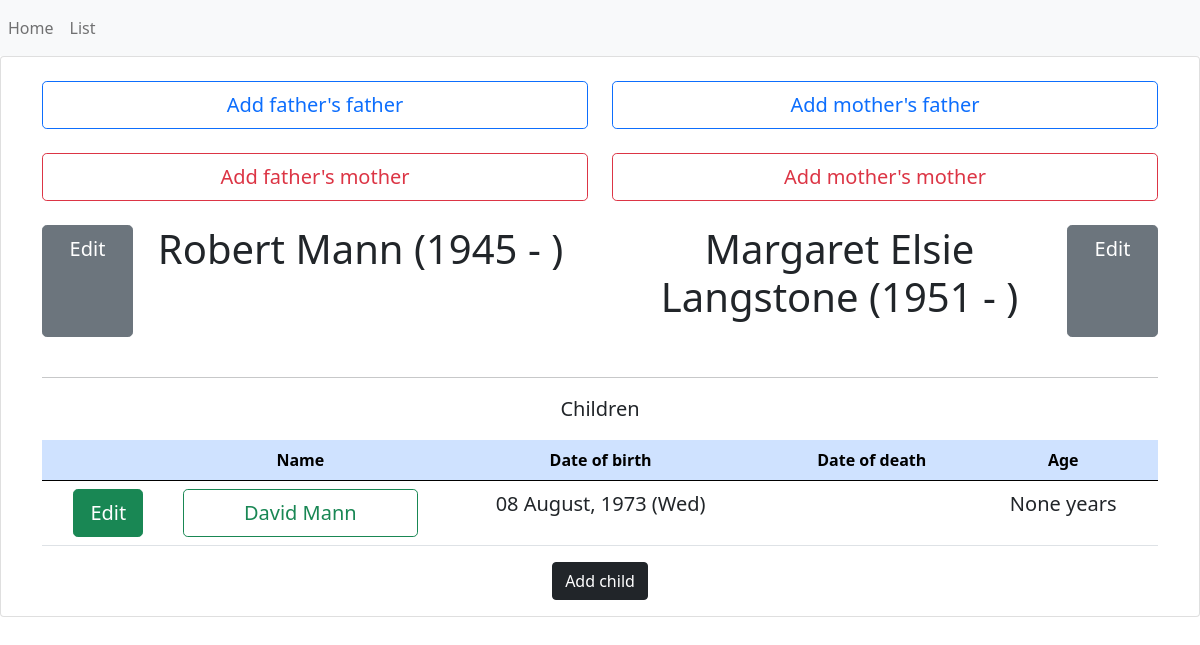
The app's page /family/2, older data.
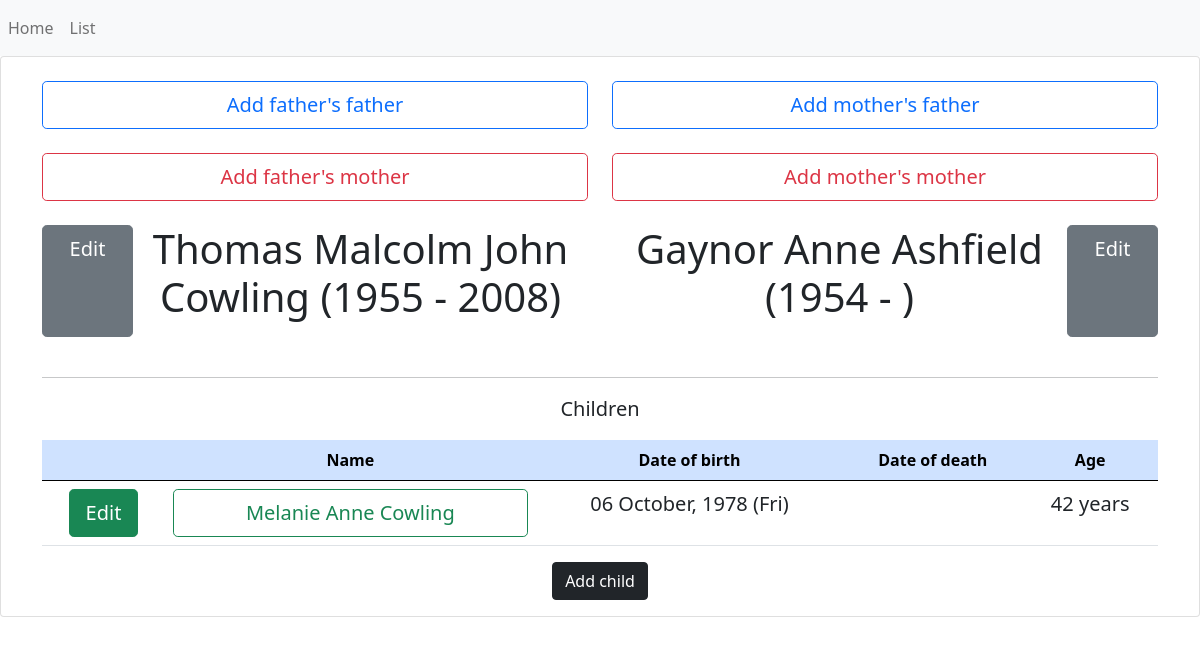
The same page, newer data.
### genealogy/models.py (models this page shows, shortened)
class Individual(db.Model):
    __tablename__ = "individual"
    id = db.Column(db.Integer, primary_key=True)
    forenames = db.Column(db.Text)
    surname = db.Column(db.Text)
    fullname = db.Column(db.Text)
    gender = db.Column(db.Text)
    dob = db.Column(db.Date)
    dod = db.Column(db.Date)
    age = db.Column(db.Integer)
    parents = db.relationship("Parents", secondary=FamilyLink.__table__)

### genealogy/individual/views.py (the view, shortened to what this page needs)
@app.route("/family/<parentsid>", methods=["GET", "POST"])
def show_family(parentsid):
    form = FamilyView()
    children = db.session.query(Individual) \
        .join(FamilyLink) \
        .filter(FamilyLink.parents_id == parentsid) \
        .filter(FamilyLink.individual_id == Individual.id)
    try:
        father = Individual.query.get(Parents.query.get(parentsid).father_id)
    except:
        father = None
    try:
        mother = Individual.query.get(Parents.query.get(parentsid).mother_id)
    except:
        mother = None
    try:
        patgrandfather = Individual.query.get(
            Individual.query.get(Parents.query.get(parentsid).father_id).parents[0].father_id)
    except:
        patgrandfather = None
    try:
        patgrandmother = Individual.query.get(
            Individual.query.get(Parents.query.get(parentsid).father_id).parents[0].mother_id)
    except:
        patgrandmother = None
    try:
        matgrandfather = Individual.query.get(
            Individual.query.get(Parents.query.get(parentsid).mother_id).parents[0].father_id)
    except:
        matgrandfather = None
    try:
        matgrandmother = Individual.query.get(
            Individual.query.get(Parents.query.get(parentsid).mother_id).parents[0].mother_id)
    except:
        matgrandmother = None
    return render_template("home.html", form=form, father=father, mother=mother, children=children,
                           patgrandfather=patgrandfather, patgrandmother=patgrandmother, matgrandfather=matgrandfather,
                           matgrandmother=matgrandmother)

### app.py (called while the page is built)
@app.template_filter()
def datedisplay(value, format='%d %B, %Y (%a)'):
    if value is None:
        return None
    return value.strftime(format)

### genealogy/individual/templates/home.html (shortened to what the changed rows need)
{% extends "base.html" %}
{% block content %}
<div class=class="container-fluid">
    <div class="card">
        <div class="card-deck mb-3 text-center">
            <form method="POST" class="col-md-12">
                <br>
                <div class="container">
                    <br>
                    <br>
                    <div class="row">
                        <div class="col d-flex">
                            {% if father %}
                            <a class="btn btn-secondary btn-lg col-2" href="{{ url_for( 'edit', id=father.id ) }}"
                               role="button">Edit</a>
                            {% if father.dob and father.dod %}
                            <p class="display-6 col-10">{{ father.fullname }} ({{ moment(father.dob).format('YYYY') }} - {{ moment(father.dod).format('YYYY') }})</p>
                            {% elif father.dob and father.dod is none %}
                            <p class="display-6 col-10">{{ father.fullname }} ({{ moment(father.dob).format('YYYY') }} - )</p>
                            {% elif father.dob is none and father.dod %}
                            <p class="display-6 col-10">{{ father.fullname }} ( - {{ moment(father.dod).format('YYYY') }})</p>
                            {% elif father.dob is none and father.dod is none %}
                            <p class="display-6 col-10">{{ father.fullname }} (    -    )</p>
                            {% endif %}
                            {% endif %}
                        </div>
                        <div class="col d-flex">
                            {% if mother %}
                            {% if mother.dob and mother.dod %}
                            <p class="display-6 col-10">{{ mother.fullname }} ({{ moment(mother.dob).format('YYYY') }} - {{ moment(mother.dod).format('YYYY') }})</p>
                            {% elif mother.dob and mother.dod is none %}
                            <p class="display-6 col-10">{{ mother.fullname }} ({{ moment(mother.dob).format('YYYY') }} - )</p>
                            {% elif mother.dob is none and mother.dod %}
                            <p class="display-6 col-10">{{ mother.fullname }} ( - {{ moment(mother.dod).format('YYYY') }})</p>
                            {% elif mother.dob is none and mother.dod is none %}
                            <p class="display-6 col-10">{{ mother.fullname }} (    -    )</p>
                            {% endif %}
                            <a class="btn btn-secondary btn-lg col-2" href="{{ url_for( 'edit', id=mother.id ) }}"
                               role="button">Edit</a>
                            {% endif %}
                        </div>
                    </div>
                    <br>
                    <table class="table">
                        <thead>
                        <tr class="table-primary">
                            <th scope="col"></th>
                            <th scope="col">Name</th>
                            <th scope="col">Date of birth</th>
                            <th scope="col">Date of death</th>
                            <th scope="col">Age</th>
                        </tr>
                        </thead>
                        <tbody>
                        {% if children %}
                        {% for child in children %}
                        <tr>
                            <td><a class="btn btn-success btn-lg" href="{{ url_for( 'edit', id=child.id ) }}"
                                   role="button">Edit</a></td>
                            <td><button type="submit" class="btn btn-outline-success col-12 btn-lg"
                                        name="childfocus" value="{{ child.id }}">{{ child.fullname }}</button></td>
                            {% if child.dob %}
                            <td><p class="lead">{{ child.dob | datedisplay }}</p></td>
                            {% else %}
                            <td></td>
                            {% endif %}
                            {% if child.dod %}
                            <td><p class="lead">{{ child.dod | datedisplay }}</p></td>
                            {% else %}
                            <td></td>
                            {% endif %}
                            <td><p class="lead">{{ child.age }} years</p></td>
                        </tr>
                        </tbody>
                        {% endfor %}
                        {% endif %}
                    </table>
                </div>
            </form>
        </div>
    </div>
</div>
{% endblock %}

Row changes from the older to the newer data that the page shows:
no longer on this page (row edited): Individual: fullname "Margaret Elsie Langstone", dob "1951"
no longer on this page (row edited): Individual: {{ child.id }} 1 (drawn), fullname "David Mann", dob "08 August, 1973 (Wed)", age "None"
changed Individual: dod (not shown) → "2008"; fullname "Robert Mann" → "Thomas Malcolm John Cowling"; dob "1945" → "1955"
now on this page (row edited): Individual: fullname "Gaynor Anne Ashfield", dob "1954"
now on this page (row edited): Individual: {{ child.id }} 2 (drawn), fullname "Melanie Anne Cowling", dob "06 October, 1978 (Fri)", age "42"
